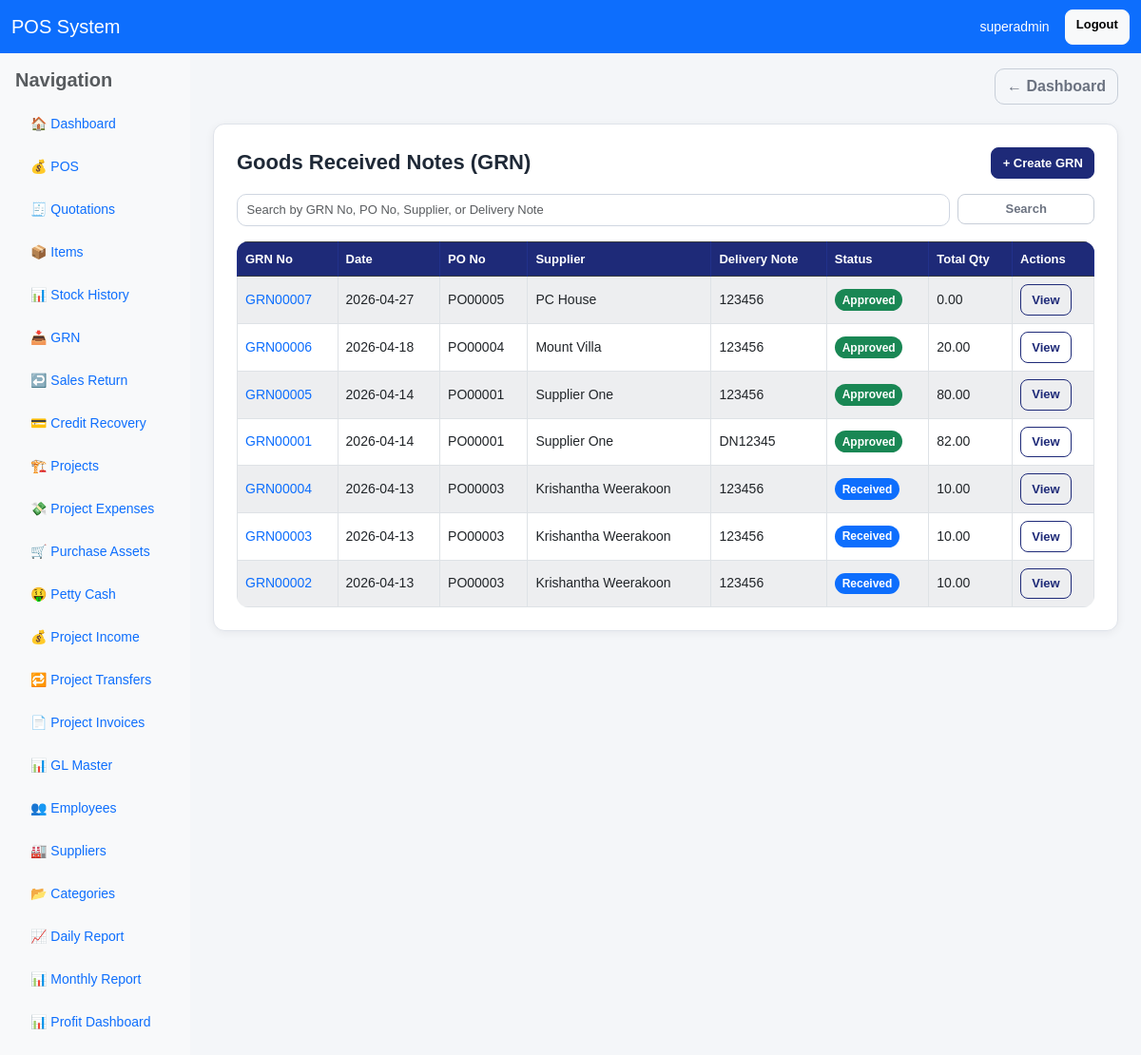
Page /grn/ (signed in) on the earlier database version.
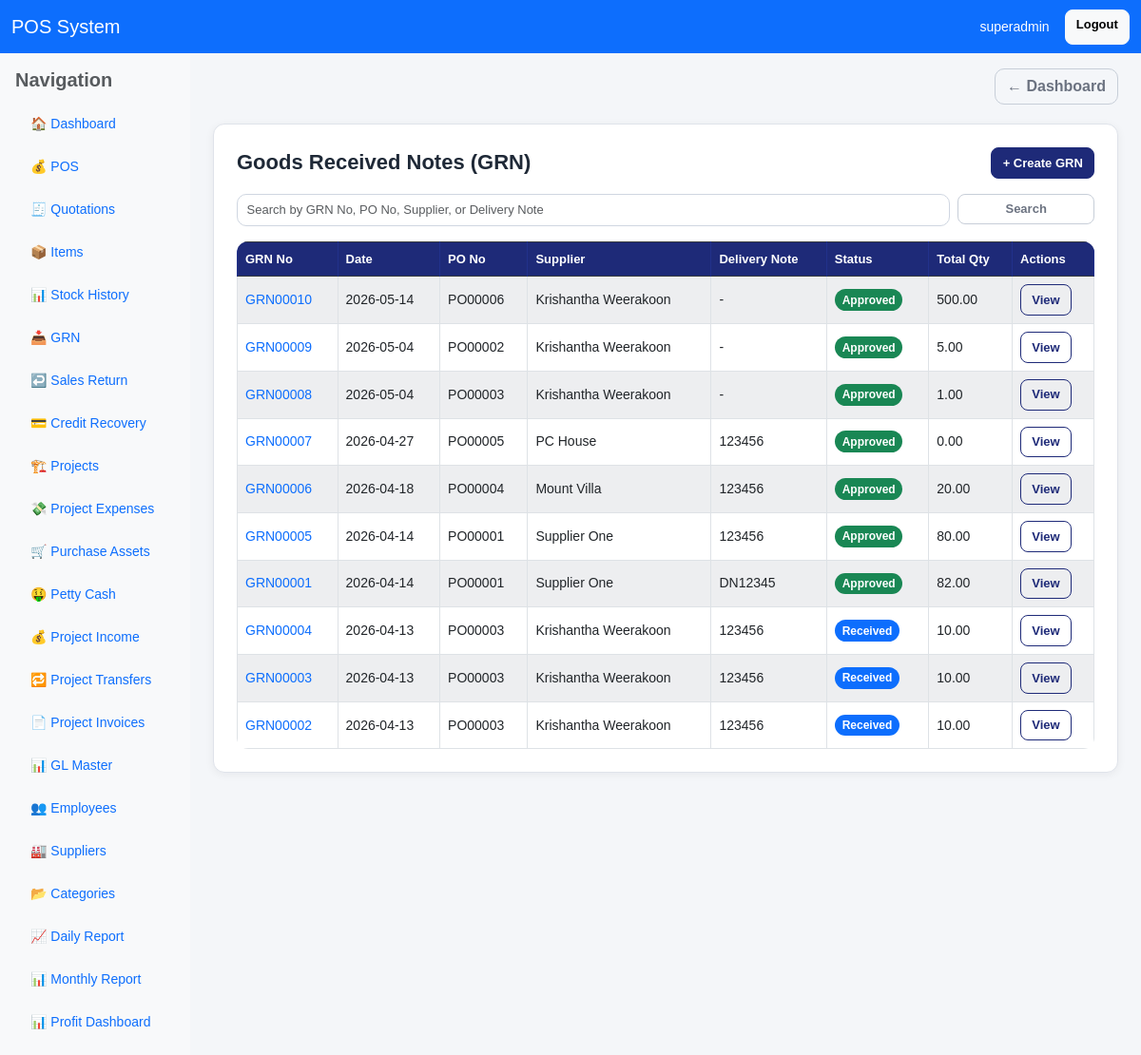
Same page on the later database version.
### pos/models.py (models this page shows, shortened)
class GRN(models.Model):
    STATUS_CHOICES = [
        ("draft", "Draft"),
        ("received", "Received"),
        ("inspected", "Inspected"),
        ("approved", "Approved"),
        ("rejected", "Rejected"),
    ]
    grn_no = models.CharField(max_length=30, unique=True, blank=True, null=True)
    grn_date = models.DateField(default=timezone.now)
    received_date = models.DateField(blank=True, null=True)
    purchase_order = models.ForeignKey(
        "PurchaseOrder",
        on_delete=models.PROTECT,
        related_name="grns"
    )
    supplier = models.ForeignKey(
        "Supplier",
        on_delete=models.PROTECT,
        related_name="grns"
    )
    delivery_note_no = models.CharField(max_length=50, blank=True, null=True)
    invoice_no = models.CharField(max_length=50, blank=True, null=True)
    vehicle_no = models.CharField(max_length=50, blank=True, null=True)
    received_by = models.CharField(max_length=150, blank=True, null=True)
    inspected_by = models.CharField(max_length=150, blank=True, null=True)
    approved_by = models.CharField(max_length=150, blank=True, null=True)
    quality_check_passed = models.BooleanField(default=False)
    quality_notes = models.TextField(blank=True, null=True)
    status = models.CharField(max_length=20, choices=STATUS_CHOICES, default="draft")
    notes = models.TextField(blank=True, null=True)
    created_by = models.ForeignKey(
        User,
        on_delete=models.SET_NULL,
        null=True,
        blank=True,
        related_name="created_grns"
    )
    created_at = models.DateTimeField(auto_now_add=True)
    updated_at = models.DateTimeField(auto_now=True)
    class Meta:
        ordering = ["-grn_date", "-id"]
        verbose_name = "GRN"
        verbose_name_plural = "GRNs"
    @property
    def total_quantity_received(self):
        return self.items.aggregate(total=Sum("quantity_received"))["total"] or Decimal("0")

class PurchaseOrder(models.Model):
    PAYMENT_METHOD_CHOICES = [
        ("cash", "Cash"),
        ("bank", "Bank Transfer"),
        ("cheque", "Cheque"),
    ]
    STATUS_CHOICES = [
        ("draft", "Draft"),
        ("pending", "Pending"),
        ("approved", "Approved"),
        ("rejected", "Rejected"),
        ("closed", "Closed"),
    ]
    po_no = models.CharField(max_length=30, unique=True, blank=True, null=True)
    po_date = models.DateField(default=timezone.now)
    delivery_date_required = models.DateField(blank=True, null=True)
    buyer_company_name = models.CharField(max_length=200, blank=True, null=True)
    buyer_address = models.TextField(blank=True, null=True)
    buyer_contact_person = models.CharField(max_length=150, blank=True, null=True)
    buyer_phone = models.CharField(max_length=50, blank=True, null=True)
    buyer_email = models.EmailField(blank=True, null=True)
    supplier = models.ForeignKey("Supplier", on_delete=models.PROTECT, related_name="purchase_orders")
    supplier_address = models.TextField(blank=True, null=True)
    supplier_contact_details = models.CharField(max_length=255, blank=True, null=True)
    project = models.ForeignKey("Project", on_delete=models.SET_NULL, null=True, blank=True, related_name="purchase_orders")
    payment_method = models.CharField(max_length=20, choices=PAYMENT_METHOD_CHOICES, default="bank")
    payment_period = models.CharField(max_length=100, blank=True, null=True)
    delivery_location = models.CharField(max_length=255, blank=True, null=True)
    delivery_method = models.CharField(max_length=100, blank=True, null=True)
    special_instructions = models.TextField(blank=True, null=True)
    terms_and_conditions = models.TextField(blank=True, null=True)
    warranty_details = models.TextField(blank=True, null=True)
    return_policy = models.TextField(blank=True, null=True)
    penalties_conditions = models.TextField(blank=True, null=True)
    authorized_person_name = models.CharField(max_length=150, blank=True, null=True)
    signature_text = models.CharField(max_length=150, blank=True, null=True)
    status = models.CharField(max_length=20, choices=STATUS_CHOICES, default="draft")
    note = models.TextField(blank=True, null=True)
    created_by = models.ForeignKey(
        User,
        on_delete=models.SET_NULL,
        null=True,
        blank=True,
        related_name="created_purchase_orders"
    )
    created_at = models.DateTimeField(auto_now_add=True)
    class Meta:
        ordering = ["-po_date", "-id"]

class Supplier(models.Model):
    name = models.CharField(max_length=150, unique=True)
    address = models.TextField(blank=True, null=True)
    phone_1 = models.CharField(max_length=30, blank=True, null=True)
    phone_2 = models.CharField(max_length=30, blank=True, null=True)
    phone_3 = models.CharField(max_length=30, blank=True, null=True)
    email = models.EmailField(blank=True, null=True)
    contact_person = models.CharField(max_length=150, blank=True, null=True)
    bank_name = models.CharField(max_length=150, blank=True, null=True)
    bank_branch = models.CharField(max_length=150, blank=True, null=True)
    account_name = models.CharField(max_length=150, blank=True, null=True)
    account_number = models.CharField(max_length=80, blank=True, null=True)
    is_active = models.BooleanField(default=True)
    created_at = models.DateTimeField(auto_now_add=True)
    class Meta:
        ordering = ["name"]

### pos/views.py (the view, shortened to what this page needs)
# urls.py: path("grn/", views.grn_list, name="grn_list"),
@user_passes_test(can_manage_items)
def grn_list(request):
    query = request.GET.get("q", "").strip()
    grns = GRN.objects.select_related(
        "purchase_order", "supplier", "created_by"
    ).order_by("-grn_date", "-id")
    return render(request, "pos/grn_list.html", {
        "grns": grns,
        "query": query,
    })

### pos/views.py (called while the page is built)
def is_owner(user):
    return user.is_superuser or user.groups.filter(name__iexact="Owner").exists()

def can_manage_items(user):
    return is_owner(user) or is_manager(user) or is_clerk(user)

### pos/templates/pos/grn_list.html (shortened to what this page needs)
{% extends "base.html" %}
{% load currency_filters %}
{% block content %}
<div class="card p-3 p-md-4">
    <div class="app-card-header">
        <h4 class="app-page-title">Goods Received Notes (GRN)</h4>
        <div>
            <a href="{% url 'create_grn' %}" class="btn btn-primary btn-sm">+ Create GRN</a>
        </div>
    </div>
    <form method="get" class="row g-2 mb-3">
        <div class="col-md-10">
            <input type="text" name="q" value="{{ query }}" class="form-control form-control-sm" placeholder="Search by GRN No, PO No, Supplier, or Delivery Note">
        </div>
        <div class="col-md-2">
            <button type="submit" class="btn btn-outline-secondary btn-sm w-100">Search</button>
        </div>
    </form>
    <div class="table-responsive">
        <table class="table table-bordered table-striped bg-white align-middle">
            <thead class="table-dark">
                <tr>
                    <th>GRN No</th>
                    <th>Date</th>
                    <th>PO No</th>
                    <th>Supplier</th>
                    <th>Delivery Note</th>
                    <th>Status</th>
                    <th>Total Qty</th>
                    <th>Actions</th>
                </tr>
            </thead>
            <tbody>
                {% for grn in grns %}
                <tr>
                    <td><a href="{% url 'grn_detail' grn.id %}" class="text-decoration-none">{{ grn.grn_no }}</a></td>
                    <td>{{ grn.grn_date|date:"Y-m-d" }}</td>
                    <td>{{ grn.purchase_order.po_no }}</td>
                    <td>{{ grn.supplier.name }}</td>
                    <td>{{ grn.delivery_note_no|default:"-" }}</td>
                    <td>
                        <span class="badge bg-{% if grn.status == 'approved' %}success{% elif grn.status == 'rejected' %}danger{% elif grn.status == 'received' %}primary{% else %}secondary{% endif %}">
                            {{ grn.get_status_display }}
                        </span>
                    </td>
                    <td>{{ grn.total_quantity_received|floatformat:2 }}</td>
                    <td>
                        <a href="{% url 'grn_detail' grn.id %}" class="btn btn-sm btn-outline-primary">View</a>
                    </td>
                </tr>
                {% empty %}
                <tr>
                    <td colspan="8" class="text-center">No GRNs found</td>
                </tr>
                {% endfor %}
            </tbody>
        </table>
    </div>
</div>
{% endblock %}

### pos/templates/base.html (shortened to what this page needs)
{% load static %}
{% load currency_filters %}
<!DOCTYPE html>
<html lang="en">
<head>
    <link href="https://cdn.jsdelivr.net/npm/bootstrap@5.3.0/dist/css/bootstrap.min.css" rel="stylesheet">
    <link href="{% static 'css/app.css' %}" rel="stylesheet">
</head>
<body class="app-body">
    {% include 'includes/navbar.html' %}
    <div class="container-fluid">
        <div class="row">
            <div class="col-md-2 bg-light min-vh-100 p-0">
                {% include 'includes/sidebar.html' %}
            </div>
            <div class="col-md-10">
                {% block page_header %}
                <div class="container-fluid pt-3 pb-1">
                    <div class="d-flex justify-content-between align-items-center">
                        <a href="{% url 'dashboard' %}" class="btn btn-outline-secondary">
                            ← Dashboard
                        </a>
                    </div>
                </div>
                {% endblock %}
                <main class="container-fluid py-3">
                    {% block content %}{% endblock %}
                </main>
            </div>
        </div>
    </div>
</body>
</html>

### pos/templates/includes/navbar.html
<nav class="navbar navbar-expand-lg navbar-dark bg-primary">
    <div class="container-fluid">
        <a class="navbar-brand" href="{% url 'dashboard' %}">POS System</a>
        <div class="d-flex ms-auto">
            {% if request.user.is_authenticated %}
                <span class="navbar-text text-white me-3">
                    {{ request.user.username }}
                </span>
                <a href="{% url 'logout' %}" class="btn btn-light btn-sm">Logout</a>
            {% endif %}
        </div>
    </div>
</nav>

### pos/templates/includes/sidebar.html
<div class="p-3">
    <h5 class="text-muted mb-3">Navigation</h5>
    <ul class="nav flex-column gap-2">
        <li><a class="nav-link" href="{% url 'dashboard' %}">🏠 Dashboard</a></li>
        <li><a class="nav-link" href="{% url 'pos' %}">💰 POS</a></li>
        <li><a class="nav-link" href="{% url 'quotation_list' %}">🧾 Quotations</a></li>
        <li><a class="nav-link" href="{% url 'item_list' %}">📦 Items</a></li>
        <li><a class="nav-link" href="{% url 'stock_history' %}">📊 Stock History</a></li>
        <li><a class="nav-link" href="{% url 'grn_list' %}">📥 GRN</a></li>
        <li><a class="nav-link" href="{% url 'sales_return' %}">↩️ Sales Return</a></li>
        <li><a class="nav-link" href="{% url 'credit_sales_list' %}">💳 Credit Recovery</a></li>
        <li><a class="nav-link" href="{% url 'project_list' %}">🏗️ Projects</a></li>
        <li><a class="nav-link" href="{% url 'project_expense_list' %}">💸 Project Expenses</a></li>
        <li><a class="nav-link" href="{% url 'purchase_order_list' %}">🛒 Purchase Assets</a></li>
        <li><a class="nav-link" href="{% url 'petty_cash_list' %}">🤑 Petty Cash</a></li>
        <li><a class="nav-link" href="{% url 'project_income_list' %}">💰 Project Income</a></li>
        <li><a class="nav-link" href="{% url 'project_transfer_list' %}">🔁 Project Transfers</a></li>
        <li><a class="nav-link" href="{% url 'project_invoice_list' %}">📄 Project Invoices</a></li>
        <li><a class="nav-link" href="{% url 'gl_list' %}">📊 GL Master</a></li>
        <li><a class="nav-link" href="{% url 'employee_list' %}">👥 Employees</a></li>
        <li><a class="nav-link" href="{% url 'supplier_list' %}">🏭 Suppliers</a></li>
        <li><a class="nav-link" href="{% url 'category_list' %}">📂 Categories</a></li>
        <li><a class="nav-link" href="{% url 'daily_report' %}">📈 Daily Report</a></li>
        <li><a class="nav-link" href="{% url 'monthly_report' %}">📊 Monthly Report</a></li>
        <li><a class="nav-link" href="{% url 'retail_vs_project_profit_dashboard' %}">📊 Profit Dashboard</a></li>
    </ul>
</div>

### static/css/app.css (style rules this page uses)
:root { --app-bg: #f4f6f9; --card-bg: #ffffff; --border-color: #dfe3ea; --text-main: #1f2937; --text-muted: #6b7280; --brand: #1e2a78; --brand-dark: #182260; --brand-soft: #eef2ff; --success-soft: #eaf7ee; --danger-soft: #fdecec; --warning-soft: #fff7e6; --shadow-soft: 0 2px 10px rgba(15, 23, 42, 0.06); --shadow-medium: 0 6px 18px rgba(15, 23, 42, 0.08); --radius: 12px; --pi-dark: #16384b; --pi-dark-2: #20495e; --pi-teal: #1fb6be; --pi-teal-2: #28c7cd; --pi-soft: #eef8f8; --pi-border: #cfe5e7; }
html, body { margin: 0; padding: 0; }
body.app-body { background: var(--app-bg); color: var(--text-main); font-size: 14px; font-family: Arial, sans-serif; }
.container, .container-fluid { width: 100%; }
.app-card, .card { border: 1px solid var(--border-color); border-radius: var(--radius); box-shadow: var(--shadow-soft); background: var(--card-bg); }
.app-card-header { display: flex; justify-content: space-between; align-items: center; gap: 12px; margin-bottom: 16px; flex-wrap: wrap; }
.app-page-title, h4, h5 { color: var(--text-main); font-weight: 700; margin: 0; }
.app-page-title { font-size: 22px; }
.form-control, .form-select { border-radius: 10px; border: 1px solid #cfd6e1; font-size: 14px; padding: 0.5rem 0.7rem; min-height: 38px; background: #fff; }
.form-control-sm, .form-select-sm { min-height: 34px; padding: 0.4rem 0.6rem; font-size: 13px; }
.btn { border-radius: 10px; font-weight: 600; transition: all 0.18s ease; }
.btn-sm { border-radius: 8px; font-size: 13px; padding: 0.35rem 0.7rem; }
.btn-primary { background: var(--brand); border-color: var(--brand); color: #fff; }
.btn-outline-primary { color: var(--brand); border-color: var(--brand); }
.btn-outline-secondary { color: #6b7280; border-color: #c7ced8; }
.table { margin-bottom: 0; }
.table-responsive { border-radius: 12px; }
.table thead th, .table-dark th { background: var(--brand) !important; color: #fff !important; border-color: #22318b !important; font-size: 13px; font-weight: 700; vertical-align: middle; }
.table td, .table th { vertical-align: middle; }
.table-striped > tbody > tr:nth-of-type(odd) > * { background-color: #fafbfd; }
.badge { font-size: 12px; font-weight: 700; padding: 0.45em 0.65em; border-radius: 999px; }

Differences in the rows shown:
added GRN: grn_no "GRN00010", grn_date "2026-05-14", purchase_order.po_no "PO00006", supplier.name "Krishantha Weerakoon", delivery_note_no "-", status "Approved", total_quantity_received "500.00"
added GRN: grn_no "GRN00009", grn_date "2026-05-04", purchase_order.po_no "PO00002", supplier.name "Krishantha Weerakoon", delivery_note_no "-", status "Approved", total_quantity_received "5.00"
added GRN: grn_no "GRN00008", grn_date "2026-05-04", purchase_order.po_no "PO00003", supplier.name "Krishantha Weerakoon", delivery_note_no "-", status "Approved", total_quantity_received "1.00"
